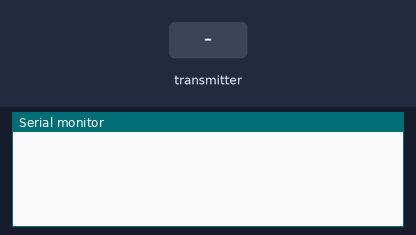
A sketch run on a simulated Arduino Uno, built with avr-gcc and run on an emulated ATmega328P. On the bench: the last lines printed to the serial monitor. The test bench sets the inputs (shaded band). No radio packets arrive unless stated.

Above: at 1.2 s.
1.3 s: the transmitter starts sending _micros = 0
At 1.42 s:
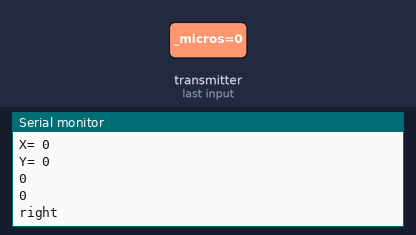
2.8 s: the transmitter starts sending Xposition = 1023
At 2.92 s:
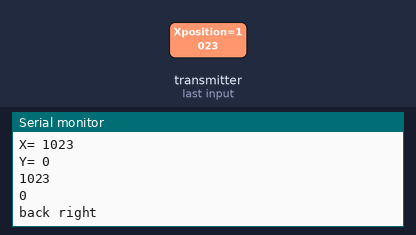
4.3 s: the transmitter starts sending Yposition = 1023
At 4.42 s:
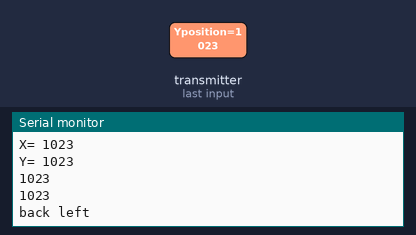
5.8 s: the transmitter starts sending Xposition = 0
At 5.92 s:
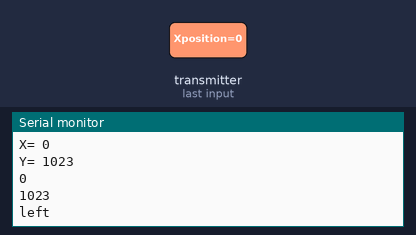
7.3 s: the transmitter starts sending Yposition = 256
At 7.37 s:
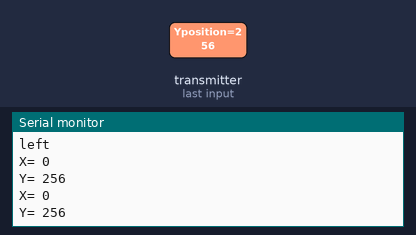
Timing chart, 0 to 9.8 s (numbered marks = the images above; inputs shaded):
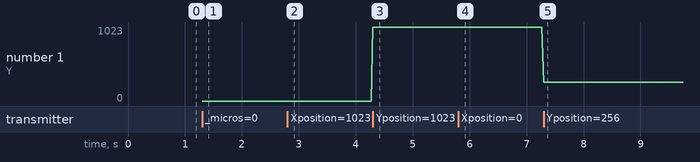

The sketch:

receiver.ino
```cpp
/*
   1 - GND
   2 - VCC 3.3V !!! NOT 5V
   3 - CE to Arduino pin 7
   4 - CSN to Arduino pin 8
   5 - SCK to Arduino pin 13
   6 - MOSI to Arduino pin 11
   7 - MISO to Arduino pin 12
   8 - UNUSED

   */

/*-----( Import needed libraries )-----*/
#include <SPI.h>    // Comes with Arduino IDE
#include "RF24.h"   // Download and Install (See above)
#include "printf.h" // Needed for "printDetails" Takes up some memory

/*-----( Declare Constants and Pin Numbers )-----*/
#define CE_PIN 7 // The pins to be used for CE and SN
#define CSN_PIN 8
/*-----( Declare objects )-----*/
/* Hardware configuration: Set up nRF24L01 radio on SPI bus plus (usually) pins 7 & 8 (Can be changed) */
RF24 radio(CE_PIN, CSN_PIN);

/*-----( Declare Variables )-----*/
byte addresses[][6] = {"1Node", "2Node"}; // These will be the names of the "Pipes"

// Allows testing of radios and code without servo hardware. Set 'true' when servos connected
boolean hasHardware = false; // Allows testing of radios and code without Joystick hardware.
//boolean hasHardware = true;

int HorizontalJoystickReceived; // Variable to store received Joystick values

int VerticalJoystickReceived; // Variable to store received Joystick values

/**
  Create a data structure for transmitting and receiving data
  This allows many variables to be easily sent and received in a single transmission
*/
struct dataStruct
{
  unsigned long _micros; // to save response times
  int Xposition;         // The Joystick position values
  int Yposition;
  bool switchOn; // The Joystick push-down switch
} myData;        // This can be accessed in the form:  myData.Xposition  etc.

void setup() /****** SETUP: RUNS ONCE ******/
{
  Serial.begin(115200); // MUST reset the Serial Monitor to 115200 (lower right of window )
  // NOTE: The "F" in the print statements means "unchangable data; save in Flash Memory to conserve SRAM"
  //Serial.println(F("YourDuino.com Example: Receive joystick data by nRF24L01 radio from another Arduino"));
  //Serial.println(F("and control servos if attached (Check 'hasHardware' variable"));
  printf_begin(); // Needed for "printDetails" Takes up some memory
  /*-----( Set up servos )-----*/

  radio.begin();                   // Initialize the nRF24L01 Radio
  radio.setChannel(108);           // 2.508 Ghz - Above most Wifi Channels
  radio.setDataRate(RF24_250KBPS); // Fast enough.. Better range

  // Set the Power Amplifier Level low to prevent power supply related issues since this is a
  // getting_started sketch, and the likelihood of close proximity of the devices. RF24_PA_MAX is default.
  // PALevelcan be one of four levels: RF24_PA_MIN, RF24_PA_LOW, RF24_PA_HIGH and RF24_PA_MAX
  radio.setPALevel(RF24_PA_LOW);
  //   radio.setPALevel(RF24_PA_MAX);

  // Open a writing and reading pipe on each radio, with opposite addresses
  radio.openWritingPipe(addresses[1]);
  radio.openReadingPipe(1, addresses[0]);

  // Start the radio listening for data
  radio.startListening();
  //  radio.printDetails(); //Uncomment to show LOTS of debugging information
} //--(end setup )---

void loop() /****** LOOP: RUNS CONSTANTLY ******/
{

  if (radio.available())
  {

    while (radio.available()) // While there is data ready to be retrieved from the receive pipe
    {
      radio.read(&myData, sizeof(myData)); // Get the data
    }

    //radio.stopListening();                               // First, stop listening so we can transmit
    //radio.write( &myData, sizeof(myData) );              // Send the received data back.
    radio.startListening(); // Now, resume listening so we catch the next packets.

    //    Serial.print(F("Packet Received - Sent response "));  // Print the received packet data
    //    Serial.print(myData._micros);
    // Serial.print("uS \n");
    Serial.print(F("X= "));
    Serial.print(myData.Xposition);
    Serial.print("\n");
    Serial.print(F("Y= "));
    Serial.print(myData.Yposition);
    Serial.print("\n");

    if (myData.Xposition == 0 && (myData.Yposition == 522))
    {
      digitalWrite(6, HIGH);
      digitalWrite(5, LOW);
      digitalWrite(4, LOW);
      digitalWrite(3, HIGH);
      Serial.println(myData.Xposition);
      Serial.println(myData.Yposition);
      Serial.println("forward");
    }
    if ((myData.Xposition == 1023) && myData.Yposition == 522)
    {
      digitalWrite(6, LOW);
      digitalWrite(5, HIGH);
      digitalWrite(4, HIGH);
      digitalWrite(3, LOW);
      Serial.println(myData.Xposition);
      Serial.println(myData.Yposition);
      Serial.println("back");
    }
    if (myData.Xposition == 0 && (myData.Yposition == 1023))
    {
      digitalWrite(6, HIGH);
      digitalWrite(5, LOW);
      digitalWrite(4, LOW);
      digitalWrite(3, LOW);
      Serial.println(myData.Xposition);
      Serial.println(myData.Yposition);
      Serial.println("left");
    }
    if (myData.Xposition == 0 && myData.Yposition == 0)
    {
      digitalWrite(6, LOW);
      digitalWrite(5, LOW);
      digitalWrite(4, LOW);
      digitalWrite(3, HIGH);
      Serial.println(myData.Xposition);
      Serial.println(myData.Yposition);
      Serial.println("right");
    }

    if (myData.Xposition == 513 && myData.Yposition == 522)
    {
      digitalWrite(6, LOW);
      digitalWrite(5, LOW);
      digitalWrite(4, LOW);
      digitalWrite(3, LOW);
      Serial.println(myData.Xposition);
      Serial.println(myData.Yposition);
      Serial.println("stop");
    }

    if (myData.Xposition == 513 && (myData.Yposition == 1023))
    {
      digitalWrite(6, HIGH);
      digitalWrite(5, LOW);
      digitalWrite(4, HIGH);
      digitalWrite(3, LOW);
      Serial.println(myData.Xposition);
      Serial.println(myData.Yposition);
      Serial.println("counter left");
    }
    if (myData.Xposition == 513 && (myData.Yposition == 0))
    {
      digitalWrite(6, LOW);
      digitalWrite(5, HIGH);
      digitalWrite(4, LOW);
      digitalWrite(3, HIGH);
      Serial.println(myData.Xposition);
      Serial.println(myData.Yposition);
      Serial.println("counter right");
    }
    if (myData.Xposition == 1023 && (myData.Yposition == 0))
    {
      digitalWrite(6, LOW);
      digitalWrite(5, HIGH);
      digitalWrite(4, LOW);
      digitalWrite(3, LOW);
      Serial.println(myData.Xposition);
      Serial.println(myData.Yposition);
      Serial.println("back right");
    }
    if (myData.Xposition == 1023 && (myData.Yposition == 1023))
    {
      digitalWrite(6, LOW);
      digitalWrite(5, LOW);
      digitalWrite(4, HIGH);
      digitalWrite(3, LOW);
      Serial.println(myData.Xposition);
      Serial.println(myData.Yposition);
      Serial.println("back left");
    }
  }
} //--(end main loop )---
```

Measured:
- after the input at 1.3 s, the serial monitor: prints a new line at once (image 1)
- after the input at 2.8 s, the serial monitor: prints a new line at once (image 2)
- after the input at 4.3 s, the serial monitor: prints a new line at once (image 3)
- after the input at 5.8 s, the serial monitor: prints a new line at once (image 4)
- after the input at 7.3 s, the serial monitor: prints a new line at once (image 5)
- plotted number 1: 1023 → 256 after the input at 7.3 s
